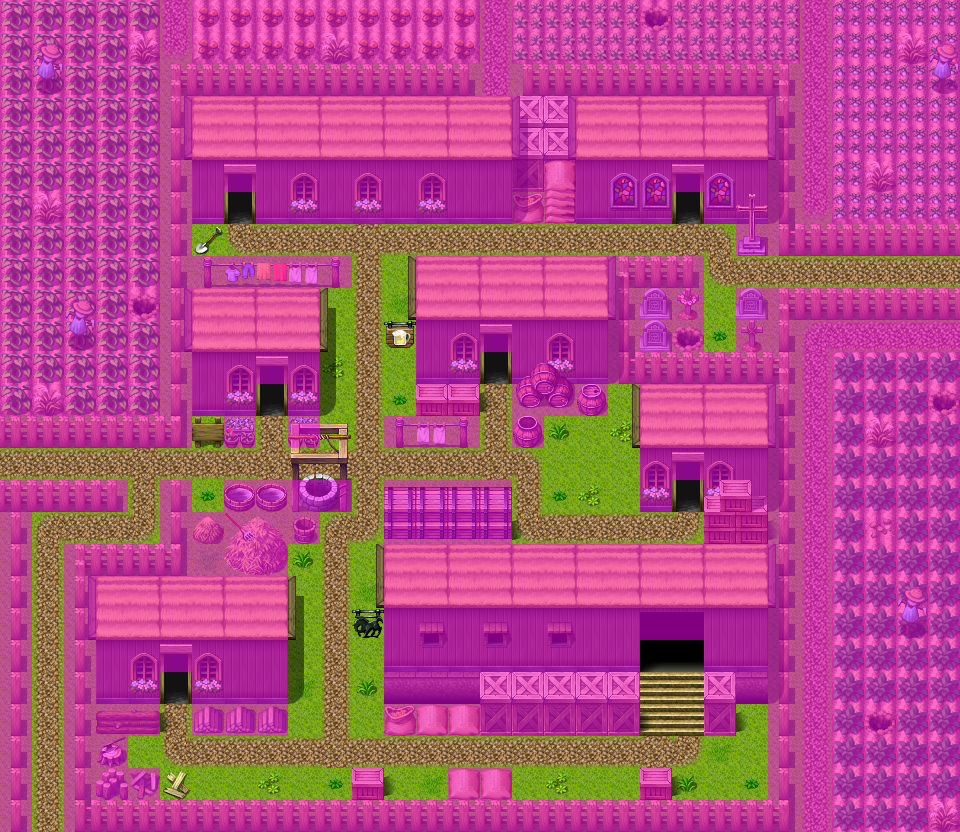

A 2D game scene composited from a Tiled map and its tileset images. What follows is a short description and the map's XML, with each tile layer's data collapsed to a summary:
An orthogonal 30x26 tile map with 32x32 px tiles, 4 tile layers (Ground, Objects, Above, Walkable), 40 tilesets and 20 objects (10x mapchange, 9x spawn, sign).

<map version="1.0" orientation="orthogonal" width="30" height="26" tilewidth="32" tileheight="32">
 <properties>
  <property name="outdoors" value="1" />
 </properties>
 <tileset firstgid="1" name="map_bed_1" tilewidth="32" tileheight="32">
  <image source="../drawable/map_bed_1.png" width="512" height="256" />
 </tileset>
 <tileset firstgid="129" name="map_border_1" tilewidth="32" tileheight="32">
  <image source="../drawable/map_border_1.png" width="512" height="256" />
 </tileset>
 <tileset firstgid="257" name="map_bridge_1" tilewidth="32" tileheight="32">
  <image source="../drawable/map_bridge_1.png" width="512" height="256" />
 </tileset>
 <tileset firstgid="385" name="map_broken_1" tilewidth="32" tileheight="32">
  <image source="../drawable/map_broken_1.png" width="512" height="256" />
 </tileset>
 <tileset firstgid="513" name="map_cavewall_1" tilewidth="32" tileheight="32">
  <image source="../drawable/map_cavewall_1.png" width="576" height="192" />
 </tileset>
 <tileset firstgid="621" name="map_cavewall_2" tilewidth="32" tileheight="32">
  <image source="../drawable/map_cavewall_2.png" width="576" height="192" />
 </tileset>
 <tileset firstgid="729" name="map_cavewall_3" tilewidth="32" tileheight="32">
  <image source="../drawable/map_cavewall_3.png" width="576" height="192" />
 </tileset>
 <tileset firstgid="837" name="map_chair_table_1" tilewidth="32" tileheight="32">
  <image source="../drawable/map_chair_table_1.png" width="512" height="256" />
 </tileset>
 <tileset firstgid="965" name="map_crate_1" tilewidth="32" tileheight="32">
  <image source="../drawable/map_crate_1.png" width="512" height="256" />
 </tileset>
 <tileset firstgid="1093" name="map_cupboard_1" tilewidth="32" tileheight="32">
  <image source="../drawable/map_cupboard_1.png" width="512" height="256" />
 </tileset>
 <tileset firstgid="1221" name="map_curtain_1" tilewidth="32" tileheight="32">
  <image source="../drawable/map_curtain_1.png" width="512" height="256" />
 </tileset>
 <tileset firstgid="1349" name="map_entrance_1" tilewidth="32" tileheight="32">
  <image source="../drawable/map_entrance_1.png" width="512" height="256" />
 </tileset>
 <tileset firstgid="1477" name="map_fence_1" tilewidth="32" tileheight="32">
  <image source="../drawable/map_fence_1.png" width="512" height="256" />
 </tileset>
 <tileset firstgid="1605" name="map_fence_2" tilewidth="32" tileheight="32">
  <image source="../drawable/map_fence_2.png" width="512" height="256" />
 </tileset>
 <tileset firstgid="1733" name="map_ground_1" tilewidth="32" tileheight="32">
  <image source="../drawable/map_ground_1.png" width="512" height="256" />
 </tileset>
 <tileset firstgid="1861" name="map_ground_2" tilewidth="32" tileheight="32">
  <image source="../drawable/map_ground_2.png" width="512" height="256" />
 </tileset>
 <tileset firstgid="1989" name="map_ground_3" tilewidth="32" tileheight="32">
  <image source="../drawable/map_ground_3.png" width="512" height="256" />
 </tileset>
 <tileset firstgid="2117" name="map_ground_4" tilewidth="32" tileheight="32">
  <image source="../drawable/map_ground_4.png" width="512" height="256" />
 </tileset>
 <tileset firstgid="2245" name="map_ground_5" tilewidth="32" tileheight="32">
  <image source="../drawable/map_ground_5.png" width="512" height="256" />
 </tileset>
 <tileset firstgid="2373" name="map_ground_6" tilewidth="32" tileheight="32">
  <image source="../drawable/map_ground_6.png" width="512" height="256" />
 </tileset>
 <tileset firstgid="2501" name="map_ground_7" tilewidth="32" tileheight="32">
  <image source="../drawable/map_ground_7.png" width="512" height="256" />
 </tileset>
 <tileset firstgid="2629" name="map_ground_8" tilewidth="32" tileheight="32">
  <image source="../drawable/map_ground_8.png" width="512" height="256" />
 </tileset>
 <tileset firstgid="2757" name="map_indoor_1" tilewidth="32" tileheight="32">
  <image source="../drawable/map_indoor_1.png" width="512" height="256" />
 </tileset>
 <tileset firstgid="2885" name="map_kitchen_1" tilewidth="32" tileheight="32">
  <image source="../drawable/map_kitchen_1.png" width="512" height="256" />
 </tileset>
 <tileset firstgid="3013" name="map_outdoor_1" tilewidth="32" tileheight="32">
  <image source="../drawable/map_outdoor_1.png" width="512" height="256" />
 </tileset>
 <tileset firstgid="3141" name="map_pillar_1" tilewidth="32" tileheight="32">
  <image source="../drawable/map_pillar_1.png" width="512" height="256" />
 </tileset>
 <tileset firstgid="3269" name="map_plant_1" tilewidth="32" tileheight="32">
  <image source="../drawable/map_plant_1.png" width="512" height="256" />
 </tileset>
 <tileset firstgid="3397" name="map_rock_1" tilewidth="32" tileheight="32">
  <image source="../drawable/map_rock_1.png" width="512" height="256" />
 </tileset>
 <tileset firstgid="3525" name="map_roof_1" tilewidth="32" tileheight="32">
  <image source="../drawable/map_roof_1.png" width="512" height="256" />
 </tileset>
 <tileset firstgid="3653" name="map_roof_2" tilewidth="32" tileheight="32">
  <image source="../drawable/map_roof_2.png" width="512" height="256" />
 </tileset>
 <tileset firstgid="3781" name="map_shop_1" tilewidth="32" tileheight="32">
  <image source="../drawable/map_shop_1.png" width="512" height="256" />
 </tileset>
 <tileset firstgid="3909" name="map_sign_ladder_1" tilewidth="32" tileheight="32">
  <image source="../drawable/map_sign_ladder_1.png" width="512" height="256" />
 </tileset>
 <tileset firstgid="4037" name="map_table_1" tilewidth="32" tileheight="32">
  <image source="../drawable/map_table_1.png" width="512" height="256" />
 </tileset>
 <tileset firstgid="4165" name="map_trail_1" tilewidth="32" tileheight="32">
  <image source="../drawable/map_trail_1.png" width="512" height="256" />
 </tileset>
 <tileset firstgid="4293" name="map_tree_1" tilewidth="32" tileheight="32">
  <image source="../drawable/map_tree_1.png" width="512" height="256" />
 </tileset>
 <tileset firstgid="4421" name="map_wall_1" tilewidth="32" tileheight="32">
  <image source="../drawable/map_wall_1.png" width="512" height="256" />
 </tileset>
 <tileset firstgid="4549" name="map_wall_2" tilewidth="32" tileheight="32">
  <image source="../drawable/map_wall_2.png" width="480" height="256" />
 </tileset>
 <tileset firstgid="4669" name="map_wall_3" tilewidth="32" tileheight="32">
  <image source="../drawable/map_wall_3.png" width="480" height="256" />
 </tileset>
 <tileset firstgid="4789" name="map_window_1" tilewidth="32" tileheight="32">
  <image source="../drawable/map_window_1.png" width="512" height="256" />
 </tileset>
 <tileset firstgid="4917" name="map_window_2" tilewidth="32" tileheight="32">
  <image source="../drawable/map_window_2.png" width="512" height="256" />
 </tileset>
 <layer name="Ground" width="30" height="26">
  <data>[780 cells, 780 non-empty, 16 distinct tile ids]</data>
 </layer>
 <layer name="Objects" width="30" height="26">
  <data>[780 cells, 561 non-empty, 65 distinct tile ids]</data>
 </layer>
 <layer name="Above" width="30" height="26">
  <data>[780 cells, 83 non-empty, 33 distinct tile ids]</data>
 </layer>
 <layer name="Walkable" width="30" height="26">
  <data>[780 cells, 614 non-empty, 1 distinct tile ids]</data>
 </layer>
 <objectgroup name="Mapevents">
  <object name="west" type="mapchange" x="0" y="448" width="32" height="32">
   <properties>
    <property name="map" value="fields4" />
    <property name="place" value="east" />
   </properties>
  </object>
  <object name="south" type="mapchange" x="32" y="800" width="32" height="32">
   <properties>
    <property name="map" value="loneford1" />
    <property name="place" value="north" />
   </properties>
  </object>
  </objectgroup>
 <objectgroup name="Spawn">
  <!-- 9 objects omitted --></objectgroup>
 <objectgroup name="Keys" />
</map>
<!-- 18 of 20 objects omitted -->
